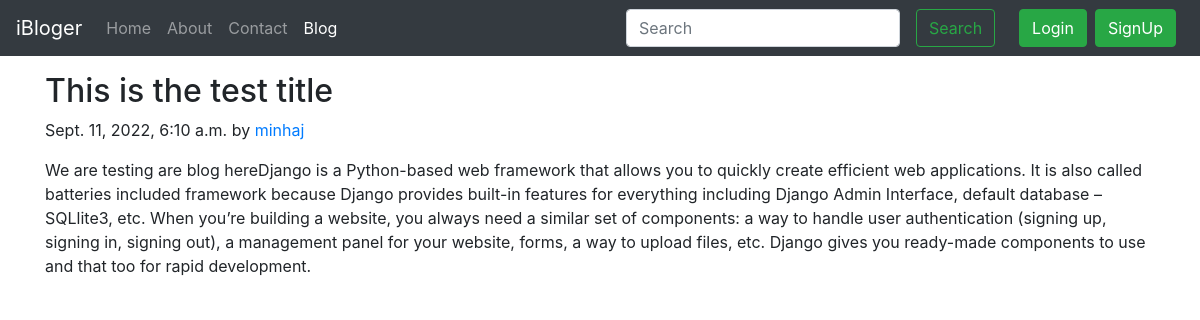
/blog/first-post, run on the app's committed database.
### blog/models.py (models this page shows, shortened)
class Post(models.Model):
    sno = models.AutoField(primary_key=True)
    title = models.CharField(max_length=240)
    content = models.TextField()
    author = models.CharField(max_length=15)
    slug = models.CharField(max_length=130)
    timeStamp = models.DateTimeField(blank=True)

### blog/views.py (the view)
# urls.py: path('<str:slug>', views.blogPost, name='blogPost'),
def blogPost(request, slug):
    post = Post.objects.filter(slug=slug).first()
    context = {'post': post}
    return render(request, 'blog/blogPost.html', context)

### templates/blog/blogPost.html (shortened to what this page needs)
{%  extends 'base.html' %}
{% block blogactive %} active {% endblock blogactive  %}
{% block body  %}
<div class="container my-3">
        <h2 class="blog-post-title">{{post.title}}</h2>
        <p class="blog-post-meta">{{post.timeStamp}} by <a href="/about">{{post.author}}</a></p>
        <p>{{post.content}}</p>
</div>
{% endblock body  %}

### data on the page
Post: title "This is the test title", timeStamp "Sept. 11, 2022, 6:10 a.m.", author "minhaj", content "We are testing are blog hereDjango is a Python-based web framework that allows you to quickly create efficient web applications. It is also called batteries included framework because Django provides built-in features for everything including Django Admin Interface, default database – SQLlite3, etc. When you’re building a website, you always need a similar set of components: a way to handle user authentication (signing up, signing in, signing out), a management panel for your website, forms, a way to upload files, etc. Django gives you ready-made components to use and that too for rapid development."
